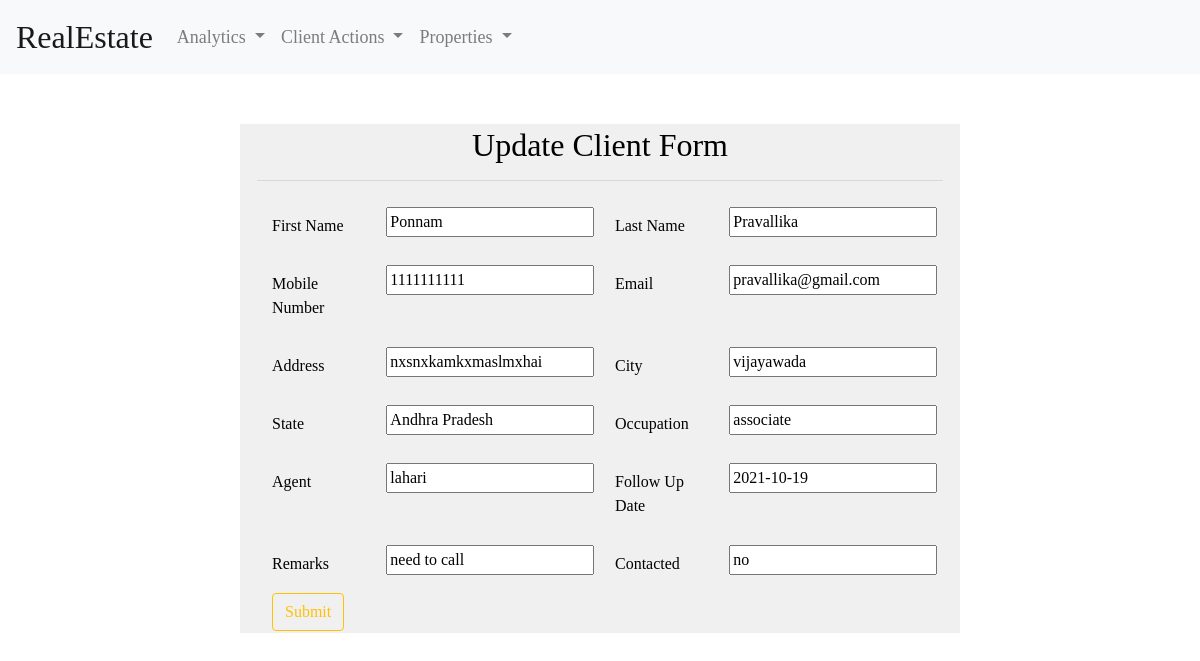
Page /updateclient/Ponnam/ on the committed database.
### myapp/models.py (models this page shows)
class Client(models.Model):
        firstname = models.CharField(max_length = 60)
        lastname = models.CharField(max_length = 60)
        mobile = models.IntegerField(unique = True)
        address = models.CharField(max_length=60,null=True)
        email = models.EmailField(unique = True)
        gender = models.CharField(max_length = 6)
        dob = models.DateField(null=True)
        city = models.CharField(max_length = 60,null=True)
        state = models.CharField(max_length = 60,null=True)
        occupation = models.CharField(max_length = 60,null=True)
        source = models.CharField(max_length = 60,null=True)
        agent = models.CharField(max_length = 60,null=True)
        follow_up_date = models.DateField(null=True)
        doj = models.DateField(null=True)
        remarks = models.CharField(max_length = 120,blank=True)
        contacted = models.CharField(max_length=10,default="no")

### myapp/views.py (the view)
# urls.py: path('updateclient/<str:firstname>/', views.updateclient),
def updateclient(request,firstname):
        form = ClientUpdateForm()
        selected_client = Client.objects.get(firstname=firstname)
        if request.method=="POST":
            form = ClientUpdateForm(request.POST, instance=selected_client)
            if form.is_valid():
                form.save()
                return redirect('/addclient/')
        else:
            form = ClientUpdateForm(instance=selected_client)
        return render(request, 'updateclient.html', {'form':form})

### myapp/forms.py
class ClientUpdateForm(forms.ModelForm):
	class Meta:
		model = Client
		fields = ('firstname','lastname','mobile', 'address','email', 'city', 'state', 'occupation' ,'agent', 'follow_up_date' ,'remarks','contacted')

### templates/updateclient.html (shortened to what this page needs)
{% extends 'adminhome.html' %}
{% block content %}
<div class = "container" >
    <h2 class="text-center">Update Client Form</h2>
    <hr>
<form method="post" onsubmit="myFunction()">{% csrf_token %}
    <div class="form-group row">
        <label for="inputFirstName" class="col-sm-2 col-form-label">First Name</label>
        <div class="col-4">
            {{form.firstname}}
        </div>
        <label for="inputLastName" class="col-sm-2 col-form-label">Last Name</label>
        <div class="col-4">
            {{form.lastname}}
        </div>
    </div>
    <div class="form-group row">
        <label for="inputMobile" class="col-sm-2 col-form-label">Mobile Number</label>
        <div class="col-4">
            {{form.mobile}}
        </div>
        <label for="inputEmail3" class="col-sm-2 col-form-label">Email</label>
        <div class="col-4">
            {{form.email}}
        </div>
    </div>
    <div class="form-group row">
        <label for="inputMobile" class="col-sm-2 col-form-label">Address</label>
        <div class="col-4">
            {{form.address}}
        </div>
        <label for="inputEmail3" class="col-sm-2 col-form-label">City</label>
        <div class="col-4">
            {{form.city}}
        </div>
    </div>
    <div class="form-group row">
        <label for="inputMobile" class="col-sm-2 col-form-label">State</label>
        <div class="col-4">
            {{form.state}}
        </div>
        <label for="inputEmail3" class="col-sm-2 col-form-label">Occupation</label>
        <div class="col-4">
            {{form.occupation}}
        </div>
    </div>
    <div class="form-group row">
        <label for="inputMobile" class="col-sm-2 col-form-label">Agent</label>
        <div class="col-4">
            {{form.agent}}
        </div>
        <label for="inputEmail3" class="col-sm-2 col-form-label">Follow Up Date</label>
        <div class="col-4">
            {{form.follow_up_date}}
        </div>
    </div>
    <div class="form-group row">
        <label for="inputEmail3" class="col-sm-2 col-form-label">Remarks</label>
        <div class="col-4">
            {{form.remarks}}
        </div>
        <label for="contacted" class="col-sm-2 col-form-label">Contacted</label>
        <div class="col-4">
            {{form.contacted | lower}}
        </div>
    </div>
    <div class="col-sm-2">
                   <input type="submit" value="Submit" class="btn btn-outline-warning">
    </div>
</form>
</div>
{% endblock %}

### myapp/static/add-client.css (style rules this page uses)
* { font-family: "Times New Roman", Times, serif; }
body { background-image: url("https://media.istockphoto.com/photos/real-estate-concept-choose-house-to-buy-picture-id1282624945?b=1&k=20&m=1282624945&s=170667a&w=0&h=jtk7kVTK5XPuQ-CRncChevjoXzxf-4omVBBcL6FOnzo="); background-color: white; background-position: center; background-repeat: no-repeat; background-size: cover; position: relative; text-align: left; color: black }
.container { background-color: #f0f0f0; width: 60%; margin-top: 50px; border: 2px solid #f0f0f0; }
.form-group { margin: 0 auto; padding: 10px 0; }
label { color: black; }
body { background-image: url(""); background-color: white; background-position: center; background-repeat: no-repeat; background-size: cover; position: relative; text-align: left; color: black }
.btn { text-align: center; }

### rows in the picture
Client: firstname "Ponnam", lastname "Pravallika", mobile "1111111111", email "pravallika@gmail.com", address "nxsnxkamkxmaslmxhai", city "vijayawada", state "Andhra Pradesh", occupation "associate", agent "lahari", follow_up_date "2021-10-19", remarks "need to call", contacted "no"
